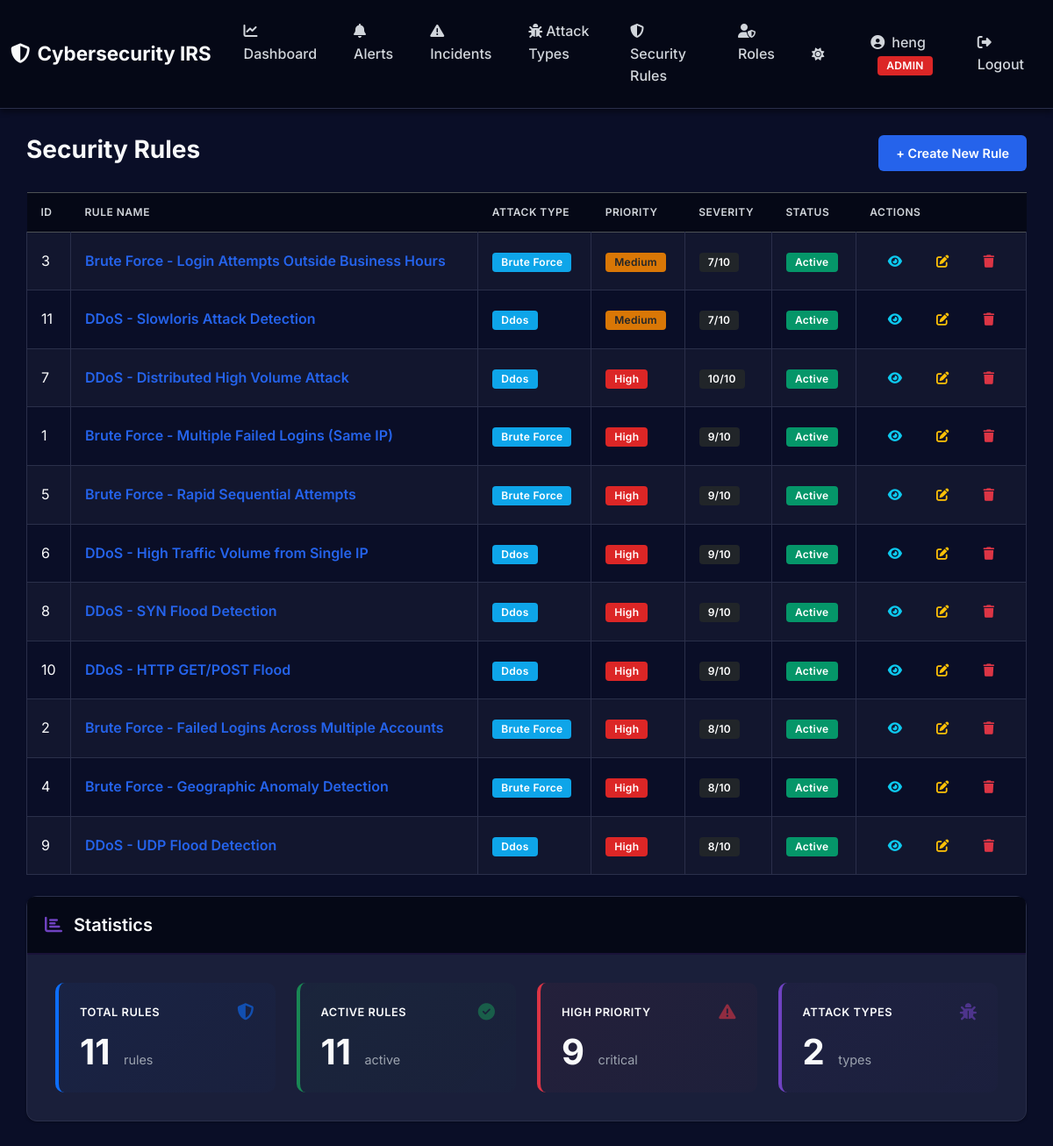
The app's page /rules/ (signed in) with its own data.
### app/models/rule.py (models this page shows, shortened)
class Rule(db.Model):
    __tablename__ = 'rules'
    id = db.Column(db.Integer, primary_key=True)
    name = db.Column(db.String(200), nullable=False)
    attack_type_id = db.Column(db.Integer, db.ForeignKey('attack_types.id'), nullable=False)
    conditions = db.Column(db.JSON, nullable=False)  # JSON storage for flexible conditions
    actions = db.Column(db.JSON, nullable=False)  # JSON array of action strings
    priority = db.Column(db.String(20), default='medium', nullable=False)  # high, medium, low
    severity_score = db.Column(db.Integer, default=5, nullable=False)  # 1-10
    is_active = db.Column(db.Boolean, default=True, nullable=False)
    created_at = db.Column(db.DateTime, default=datetime.utcnow, nullable=False)
    updated_at = db.Column(db.DateTime, default=datetime.utcnow, onupdate=datetime.utcnow, nullable=False)

### app/models/attack_type.py (models this page shows, shortened)
class AttackType(db.Model):
    __tablename__ = 'attack_types'
    id = db.Column(db.Integer, primary_key=True)
    name = db.Column(db.String(50), unique=True, nullable=False)  # brute_force, ddos
    description = db.Column(db.Text, nullable=True)
    severity_level = db.Column(db.Integer, default=5, nullable=False)  # 1-10
    is_active = db.Column(db.Boolean, default=True, nullable=False)
    rules = db.relationship('Rule', backref='attack_type', lazy=True, cascade='all, delete-orphan')
    incidents = db.relationship('Incident', backref='attack_type', lazy=True)

### app/routes/rule_routes.py (the view)
@rule_bp.route('/')
@login_required
def index():
    rules = RuleService.get_all()
    attack_types = {at.id: at for at in AttackTypeService.get_all()}
    return render_template('rules/index.html', rules=rules, attack_types=attack_types)

### app/services/attack_type_service.py (called while the page is built)
    @staticmethod
    def get_all(active_only: bool = False) -> List[AttackType]:
        query = AttackType.query
        if active_only:
            query = query.filter_by(is_active=True)
        return list(query.order_by(AttackType.name).all())

### app/services/rule_service.py (called while the page is built)
    @staticmethod
    def get_all(active_only: bool = False) -> List[Rule]:
        query = Rule.query
        if active_only:
            query = query.filter_by(is_active=True)
        return list(query.order_by(Rule.priority.desc(), Rule.severity_score.desc()).all())

### app/templates/rules/index.html (shortened to what this page needs)
{% extends "layouts/base.html" %}  {% block content %}
<div class="d-flex justify-content-between align-items-center mb-4">
  <h1 class="h3">Security Rules</h1>
  {% if session.user_role in ['admin', 'analyst'] %}
  <a href="{{ url_for('rules.create') }}" class="btn btn-primary"
    >+ Create New Rule</a
  >
  {% endif %}
</div>
{% if rules %}
<div class="table-responsive">
  <table class="table table-striped table-bordered align-middle shadow-sm">
    <thead class="table-dark">
      <tr>
        <th style="width: 50px">ID</th>
        <th>Rule Name</th>
        <th>Attack Type</th>
        <th>Priority</th>
        <th>Severity</th>
        <th>Status</th>
        <th style="width: 180px">Actions</th>
      </tr>
    </thead>
    <tbody>
      {% for rule in rules %}
      <tr>
        <td>{{ rule.id }}</td>
        <td>
          <a
            href="{{ url_for('rules.detail', rule_id=rule.id) }}"
            class="text-decoration-none fw-semibold"
          >
            {{ rule.name }}
          </a>
        </td>
        <td>
          {% if rule.attack_type_id in attack_types %}
          <span class="badge bg-info"
            >{{ attack_types[rule.attack_type_id].name.replace('_', ' ').title()
            }}</span
          >
          {% endif %}
        </td>
        <td>
          {% if rule.priority == 'high' %}
          <span class="badge bg-danger">High</span>
          {% elif rule.priority == 'medium' %}
          <span class="badge bg-warning text-dark">Medium</span>
          {% else %}
          <span class="badge bg-secondary">Low</span>
          {% endif %}
        </td>
        <td><span class="badge bg-dark">{{ rule.severity_score }}/10</span></td>
        <td>
          {% if rule.is_active %}
          <span class="badge bg-success">Active</span>
          {% else %}
          <span class="badge bg-secondary">Inactive</span>
          {% endif %}
        </td>
        <td>
          <div class="btn-group" role="group">
            <a
              href="{{ url_for('rules.detail', rule_id=rule.id) }}"
              class="btn btn-sm btn-outline-info"
              title="View Details"
            >
              <i class="fas fa-eye"></i>
            </a>
            {% if session.user_role in ['admin', 'analyst'] %}
            <a
              href="{{ url_for('rules.edit', rule_id=rule.id) }}"
              class="btn btn-sm btn-outline-warning"
              title="Edit Rule"
            >
              <i class="fas fa-edit"></i>
            </a>
            <a
              href="{{ url_for('rules.delete_confirm', rule_id=rule.id) }}"
              class="btn btn-sm btn-outline-danger"
              title="Delete Rule"
            >
              <i class="fas fa-trash"></i>
            </a>
            {% endif %}
          </div>
        </td>
      </tr>
      {% endfor %}
    </tbody>
  </table>
</div>
{% endif %}
<div class="mt-4">
  <div
    class="card"
    style="border-radius: 12px; border: 1px solid var(--card-border)"
  >
    <div
      class="card-header"
      style="
        background: linear-gradient(
          135deg,
          rgba(111, 66, 193, 0.08),
          rgba(111, 66, 193, 0.03)
        );
        border-bottom: 2px solid rgba(111, 66, 193, 0.2);
        padding: 1.25rem;
        border-radius: 12px 12px 0 0;
      "
    >
      <h5 class="mb-0" style="font-weight: 600; color: var(--text-primary)">
        <i class="fas fa-chart-bar me-2" style="color: #6f42c1"></i>
        Statistics
      </h5>
    </div>
    <div class="card-body" style="padding: 2rem">
      <div class="row g-4">
        <div class="col-lg-3 col-md-6">
          <div
            style="
              padding: 24px;
              background: linear-gradient(
                135deg,
                rgba(13, 110, 253, 0.05),
                rgba(13, 110, 253, 0.02)
              );
              border-radius: 10px;
              border-left: 4px solid #0d6efd;
              transition: all 0.3s ease;
            "
            onmouseover="this.style.transform='translateY(-4px)'; this.style.boxShadow='0 8px 16px rgba(0,0,0,0.1)';"
            onmouseout="this.style.transform='translateY(0)'; this.style.boxShadow='none';"
          >
            <div class="d-flex align-items-center justify-content-between mb-3">
              <h6
                style="
                  color: var(--text-secondary);
                  font-size: 0.8rem;
                  text-transform: uppercase;
                  margin: 0;
                  letter-spacing: 0.5px;
                  font-weight: 600;
                "
              >
                Total Rules
              </h6>
              <i
                class="fas fa-shield-alt"
                style="font-size: 1.2rem; color: #0d6efd; opacity: 0.6"
              ></i>
            </div>
            <div>
              <span
                style="
                  font-size: 2.5rem;
                  font-weight: 700;
                  color: var(--text-primary);
                  line-height: 1;
                "
              >
                {{ rules|length }}
              </span>
              <span
                style="
                  color: var(--text-muted);
                  font-size: 0.9rem;
                  margin-left: 6px;
                "
              >
                rule{{ rules|length != 1 and 's' or '' }}
              </span>
            </div>
          </div>
        </div>
        <div class="col-lg-3 col-md-6">
          <div
            style="
              padding: 24px;
              background: linear-gradient(
                135deg,
                rgba(25, 135, 84, 0.05),
                rgba(25, 135, 84, 0.02)
              );
              border-radius: 10px;
              border-left: 4px solid #198754;
              transition: all 0.3s ease;
            "
            onmouseover="this.style.transform='translateY(-4px)'; this.style.boxShadow='0 8px 16px rgba(0,0,0,0.1)';"
            onmouseout="this.style.transform='translateY(0)'; this.style.boxShadow='none';"
          >
            <div class="d-flex align-items-center justify-content-between mb-3">
              <h6
                style="
                  color: var(--text-secondary);
                  font-size: 0.8rem;
                  text-transform: uppercase;
                  margin: 0;
                  letter-spacing: 0.5px;
                  font-weight: 600;
                "
              >
                Active Rules
              </h6>
              <i
                class="fas fa-check-circle"
                style="font-size: 1.2rem; color: #198754; opacity: 0.6"
              ></i>
            </div>
            <div>
              <span
                style="
                  font-size: 2.5rem;
                  font-weight: 700;
                  color: var(--text-primary);
                  line-height: 1;
                "
              >
                {{ rules|selectattr('is_active')|list|length }}
              </span>
              <span
                style="
                  color: var(--text-muted);
                  font-size: 0.9rem;
                  margin-left: 6px;
                "
              >
                active
              </span>
            </div>
          </div>
        </div>
        <div class="col-lg-3 col-md-6">
          <div
            style="
              padding: 24px;
              background: linear-gradient(
                135deg,
                rgba(220, 53, 69, 0.05),
                rgba(220, 53, 69, 0.02)
              );
              border-radius: 10px;
              border-left: 4px solid #dc3545;
              transition: all 0.3s ease;
            "
            onmouseover="this.style.transform='translateY(-4px)'; this.style.boxShadow='0 8px 16px rgba(0,0,0,0.1)';"
            onmouseout="this.style.transform='translateY(0)'; this.style.boxShadow='none';"
          >
            <div class="d-flex align-items-center justify-content-between mb-3">
              <h6
                style="
                  color: var(--text-secondary);
                  font-size: 0.8rem;
                  text-transform: uppercase;
                  margin: 0;
                  letter-spacing: 0.5px;
                  font-weight: 600;
                "
              >
                High Priority
              </h6>
              <i
                class="fas fa-exclamation-triangle"
                style="font-size: 1.2rem; color: #dc3545; opacity: 0.6"
              ></i>
            </div>
            <div>
              <span
                style="
                  font-size: 2.5rem;
                  font-weight: 700;
                  color: var(--text-primary);
                  line-height: 1;
                "
              >
                {{ rules|selectattr('priority', 'equalto', 'high')|list|length
                }}
              </span>
              <span
                style="
                  color: var(--text-muted);
                  font-size: 0.9rem;
                  margin-left: 6px;
                "
              >
                critical
              </span>
            </div>
          </div>
        </div>
        <div class="col-lg-3 col-md-6">
          <div
            style="
              padding: 24px;
              background: linear-gradient(
                135deg,
                rgba(111, 66, 193, 0.05),
                rgba(111, 66, 193, 0.02)
              );
              border-radius: 10px;
              border-left: 4px solid #6f42c1;
              transition: all 0.3s ease;
            "
            onmouseover="this.style.transform='translateY(-4px)'; this.style.boxShadow='0 8px 16px rgba(0,0,0,0.1)';"
            onmouseout="this.style.transform='translateY(0)'; this.style.boxShadow='none';"
          >
            <div class="d-flex align-items-center justify-content-between mb-3">
              <h6
                style="
                  color: var(--text-secondary);
                  font-size: 0.8rem;
                  text-transform: uppercase;
                  margin: 0;
                  letter-spacing: 0.5px;
                  font-weight: 600;
                "
              >
                Attack Types
              </h6>
              <i
                class="fas fa-bug"
                style="font-size: 1.2rem; color: #6f42c1; opacity: 0.6"
              ></i>
            </div>
            <div>
              <span
                style="
                  font-size: 2.5rem;
                  font-weight: 700;
                  color: var(--text-primary);
                  line-height: 1;
                "
              >
                {{ attack_types|length }}
              </span>
              <span
                style="
                  color: var(--text-muted);
                  font-size: 0.9rem;
                  margin-left: 6px;
                "
              >
                type{{ attack_types|length != 1 and 's' or '' }}
              </span>
            </div>
          </div>
        </div>
      </div>
    </div>
  </div>
</div>
{% endblock %}

### app/static/css/style.css (style rules this page uses)
:root { --primary-color: #2563eb; --primary-hover: #1d4ed8; --danger-color: #dc2626; --danger-hover: #b91c1c; --success-color: #059669; --success-hover: #047857; --warning-color: #d97706; --info-color: #0ea5e9; --dark-bg: #0a0e27; --darker-bg: #050816; --card-bg: #1a1f3a; --card-border: #2a2f4a; --text-primary: #f9fafb; --text-secondary: #d1d5db; --text-muted: #9ca3af; --shadow-sm: 0 1px 3px rgba(0, 0, 0, 0.3); --shadow-md: 0 4px 6px rgba(0, 0, 0, 0.4); --shadow-lg: 0 10px 25px rgba(0, 0, 0, 0.5); --hover-bg: #050816; }
* { margin: 0; padding: 0; box-sizing: border-box; }
body { font-family: "Inter", -apple-system, BlinkMacSystemFont, "Segoe UI", Roboto, Oxygen, Ubuntu, Cantarell, sans-serif; background: var(--dark-bg); color: var(--text-primary); min-height: 100vh; line-height: 1.6; }
.btn { border-radius: 6px; padding: 10px 20px; font-weight: 600; font-size: 0.9rem; transition: all 0.2s ease; border: none; cursor: pointer; }
.btn-primary { background: var(--primary-color); color: white; }
.card { background: var(--card-bg) !important; border: 1px solid var(--card-border); border-radius: 8px; box-shadow: var(--shadow-sm); margin-bottom: 24px; transition: all 0.2s ease; }
.card-header { background: var(--darker-bg) !important; border-bottom: 1px solid var(--card-border); border-radius: 8px 8px 0 0 !important; padding: 14px 20px; font-weight: 600; font-size: 1rem; color: var(--text-primary); }
.card-body { padding: 20px; background: transparent !important; }
.table { color: var(--text-primary); background: transparent !important; margin-bottom: 0; --bs-table-bg: transparent; --bs-table-striped-bg: transparent; }
.table thead th { background: var(--darker-bg) !important; border: none; font-weight: 600; text-transform: uppercase; font-size: 0.75rem; letter-spacing: 0.5px; padding: 12px 16px; color: var(--text-secondary); }
.table tbody tr { border-bottom: 1px solid var(--card-border); transition: background 0.15s ease; background: transparent !important; }
.table-striped > tbody > tr:nth-of-type(odd) > * { color: var(--text-primary); background-color: rgba(255, 255, 255, 0.03); box-shadow: none; }
.table td, .table th { vertical-align: middle; padding: 12px 16px; border-color: var(--card-border); background: transparent; color: var(--text-primary); }
.badge { padding: 5px 10px; border-radius: 4px; font-weight: 600; font-size: 0.75rem; letter-spacing: 0.3px; }
.bg-danger { background-color: var(--danger-color) !important; }
.bg-warning { background-color: var(--warning-color) !important; }
.bg-success { background-color: var(--success-color) !important; }
.bg-info { background-color: var(--info-color) !important; }
h1, h2, h3, h4, h5, h6, .h1, .h2, .h3, .h4, .h5, .h6, .card-title { color: var(--text-primary) !important; font-weight: 700; margin-bottom: 0.5rem; }
a { color: var(--primary-color); text-decoration: none; transition: color 0.2s ease; }
.card-body { color: var(--text-primary) !important; }
.card-body p, .card-body span:not(.badge), .card-body div { color: var(--text-primary); }
.table th, .table thead th { color: var(--text-secondary) !important; font-weight: 600; }
.table td { color: var(--text-primary) !important; }

### records on screen
Rule: id "3", name "Brute Force - Login Attempts Outside Business Hours", priority "Medium", severity_score "7", is_active "Active"
AttackType: name "Brute Force"
Rule: id "11", name "DDoS - Slowloris Attack Detection", priority "Medium", severity_score "7", is_active "Active"
AttackType: name "Ddos"
Rule: id "7", name "DDoS - Distributed High Volume Attack", priority "High", severity_score "10", is_active "Active"
Rule: id "1", name "Brute Force - Multiple Failed Logins (Same IP)", priority "High", severity_score "9", is_active "Active"
Rule: id "5", name "Brute Force - Rapid Sequential Attempts", priority "High", severity_score "9", is_active "Active"
Rule: id "6", name "DDoS - High Traffic Volume from Single IP", priority "High", severity_score "9", is_active "Active"
Rule: id "8", name "DDoS - SYN Flood Detection", priority "High", severity_score "9", is_active "Active"
Rule: id "10", name "DDoS - HTTP GET/POST Flood", priority "High", severity_score "9", is_active "Active"
Rule: id "2", name "Brute Force - Failed Logins Across Multiple Accounts", priority "High", severity_score "8", is_active "Active"
Rule: id "4", name "Brute Force - Geographic Anomaly Detection", priority "High", severity_score "8", is_active "Active"
Rule: id "9", name "DDoS - UDP Flood Detection", priority "High", severity_score "8", is_active "Active"

### other values on screen
{{ session.username }} "heng"
{{ session.user_role|upper }} "ADMIN"
{{ rules|length }} "11"
{{ rules|length != 1 and 's' or '' }} "s"
{{ rules|selectattr('is_active')|list|length }} "11"
{{ rules|selectattr('priority', 'equalto', 'high')|list|length }} "9"
{{ attack_types|length }} "2"
{{ attack_types|length != 1 and 's' or '' }} "s"
